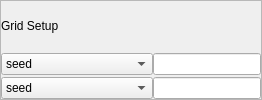
               <widget class="QFrame" name="plotting_frame">
                <property name="frameShape">
                 <enum>QFrame::StyledPanel</enum>
                </property>
                <property name="frameShadow">
                 <enum>QFrame::Raised</enum>
                </property>
                <layout class="QGridLayout" name="gridLayout_12">
                 <property name="leftMargin">
                  <number>0</number>
                 </property>
                 <property name="topMargin">
                  <number>0</number>
                 </property>
                 <property name="rightMargin">
                  <number>0</number>
                 </property>
                 <property name="bottomMargin">
                  <number>0</number>
                 </property>
                 <property name="horizontalSpacing">
                  <number>0</number>
                 </property>
                 <property name="verticalSpacing">
                  <number>2</number>
                 </property>
                 <item row="4" column="1" colspan="4">
                  <widget class="QLineEdit" name="plotYLine"/>
                 </item>
                 <item row="3" column="0">
                  <widget class="QComboBox" name="plotX">
                   <item>
                    <property name="text">
                     <string>seed</string>
                    </property>
                   </item>
                   <item>
                    <property name="text">
                     <string>sampler</string>
                    </property>
                   </item>
                   <item>
                    <property name="text">
                     <string>steps</string>
                    </property>
                   </item>
                   <item>
                    <property name="text">
                     <string>scale</string>
                    </property>
                   </item>
                   <item>
                    <property name="text">
                     <string>ddim_eta</string>
                    </property>
                   </item>
                   <item>
                    <property name="text">
                     <string>strength</string>
                    </property>
                   </item>
                   <item>
                    <property name="text">
                     <string>mean_scale</string>
                    </property>
                   </item>
                   <item>
                    <property name="text">
                     <string>var_scale</string>
                    </property>
                   </item>
                   <item>
                    <property name="text">
                     <string>exposure_scale</string>
                    </property>
                   </item>
                   <item>
                    <property name="text">
                     <string>exposure_target</string>
                    </property>
                   </item>
                   <item>
                    <property name="text">
                     <string>colormatch_scale</string>
                    </property>
                   </item>
                   <item>
                    <property name="text">
                     <string>colormatch_image</string>
                    </property>
                   </item>
                   <item>
                    <property name="text">
                     <string>colormatch_n_colors</string>
                    </property>
                   </item>
                   <item>
                    <property name="text">
                     <string>ignore_sat_weight</string>
                    </property>
                   </item>
                   <item>
                    <property name="text">
                     <string>clip_scale</string>
                    </property>
                   </item>
                   <item>
                    <property name="text">
                     <string>aesthetics_scale</string>
                    </property>
                   </item>
                   <item>
                    <property name="text">
                     <string>cutn</string>
                    </property>
                   </item>
                   <item>
                    <property name="text">
                     <string>cut_pow</string>
                    </property>
                   </item>
                   <item>
                    <property name="text">
                     <string>init_mse_scale</string>
                    </property>
                   </item>
                   <item>
                    <property name="text">
                     <string>init_mse_image</string>
                    </property>
                   </item>
                   <item>
                    <property name="text">
                     <string>blue_scale</string>
                    </property>
                   </item>
                   <item>
                    <property name="text">
                     <string>gradient_wrt</string>
                    </property>
                   </item>
                   <item>
                    <property name="text">
                     <string>gradient_add_to</string>
                    </property>
                   </item>
                   <item>
                    <property name="text">
                     <string>decode_method</string>
                    </property>
                   </item>
                   <item>
                    <property name="text">
                     <string>grad_threshold_type</string>
                    </property>
                   </item>
                   <item>
                    <property name="text">
                     <string>clamp_grad_threshold</string>
                    </property>
                   </item>
                   <item>
                    <property name="text">
                     <string>clamp_start</string>
                    </property>
                   </item>
                   <item>
                    <property name="text">
                     <string>clamp_stop</string>
                    </property>
                   </item>
                   <item>
                    <property name="text">
                     <string>grad_inject_timing</string>
                    </property>
                   </item>
                   <item>
                    <property name="text">
                     <string>T</string>
                    </property>
                   </item>
                   <item>
                    <property name="text">
                     <string>lr</string>
                    </property>
                   </item>
                  </widget>
                 </item>
                 <item row="4" column="0">
                  <widget class="QComboBox" name="plotY">
                   <item>
                    <property name="text">
                     <string>seed</string>
                    </property>
                   </item>
                   <item>
                    <property name="text">
                     <string>sampler</string>
                    </property>
                   </item>
                   <item>
                    <property name="text">
                     <string>steps</string>
                    </property>
                   </item>
                   <item>
                    <property name="text">
                     <string>scale</string>
                    </property>
                   </item>
                   <item>
                    <property name="text">
                     <string>ddim_eta</string>
                    </property>
                   </item>
                   <item>
                    <property name="text">
                     <string>strength</string>
                    </property>
                   </item>
                   <item>
                    <property name="text">
                     <string>mean_scale</string>
                    </property>
                   </item>
                   <item>
                    <property name="text">
                     <string>var_scale</string>
                    </property>
                   </item>
                   <item>
                    <property name="text">
                     <string>exposure_scale</string>
                    </property>
                   </item>
                   <item>
                    <property name="text">
                     <string>exposure_target</string>
                    </property>
                   </item>
                   <item>
                    <property name="text">
                     <string>colormatch_scale</string>
                    </property>
                   </item>
                   <item>
                    <property name="text">
                     <string>colormatch_image</string>
                    </property>
                   </item>
                   <item>
                    <property name="text">
                     <string>colormatch_n_colors</string>
                    </property>
                   </item>
                   <item>
                    <property name="text">
                     <string>ignore_sat_weight</string>
                    </property>
                   </item>
                   <item>
                    <property name="text">
                     <string>clip_scale</string>
                    </property>
                   </item>
                   <item>
                    <property name="text">
                     <string>aesthetics_scale</string>
                    </property>
                   </item>
                   <item>
                    <property name="text">
                     <string>cutn</string>
                    </property>
                   </item>
                   <item>
                    <property name="text">
                     <string>cut_pow</string>
                    </property>
                   </item>
                   <item>
                    <property name="text">
                     <string>init_mse_scale</string>
                    </property>
                   </item>
                   <item>
                    <property name="text">
                     <string>init_mse_image</string>
                    </property>
                   </item>
                   <item>
                    <property name="text">
                     <string>blue_scale</string>
                    </property>
                   </item>
                   <item>
                    <property name="text">
                     <string>gradient_wrt</string>
                    </property>
                   </item>
                   <item>
                    <property name="text">
                     <string>gradient_add_to</string>
                    </property>
                   </item>
                   <item>
                    <property name="text">
                     <string>decode_method</string>
                    </property>
                   </item>
                   <item>
                    <property name="text">
                     <string>grad_threshold_type</string>
                    </property>
                   </item>
                   <item>
                    <property name="text">
                     <string>clamp_grad_threshold</string>
                    </property>
                   </item>
                   <item>
                    <property name="text">
                     <string>clamp_start</string>
                    </property>
                   </item>
                   <item>
                    <property name="text">
                     <string>clamp_stop</string>
                    </property>
                   </item>
                   <item>
                    <property name="text">
                     <string>grad_inject_timing</string>
                    </property>
                   </item>
                   <item>
                    <property name="text">
                     <string>T</string>
                    </property>
                   </item>
                   <item>
                    <property name="text">
                     <string>lr</string>
                    </property>
                   </item>
                  </widget>
                 </item>
                 <item row="3" column="1" colspan="4">
                  <widget class="QLineEdit" name="plotXLine"/>
                 </item>
                 <item row="2" column="0">
                  <widget class="QLabel" name="label_71">
                   <property name="text">
                    <string>Grid Setup</string>
                   </property>
                  </widget>
                 </item>
                </layout>
               </widget>
